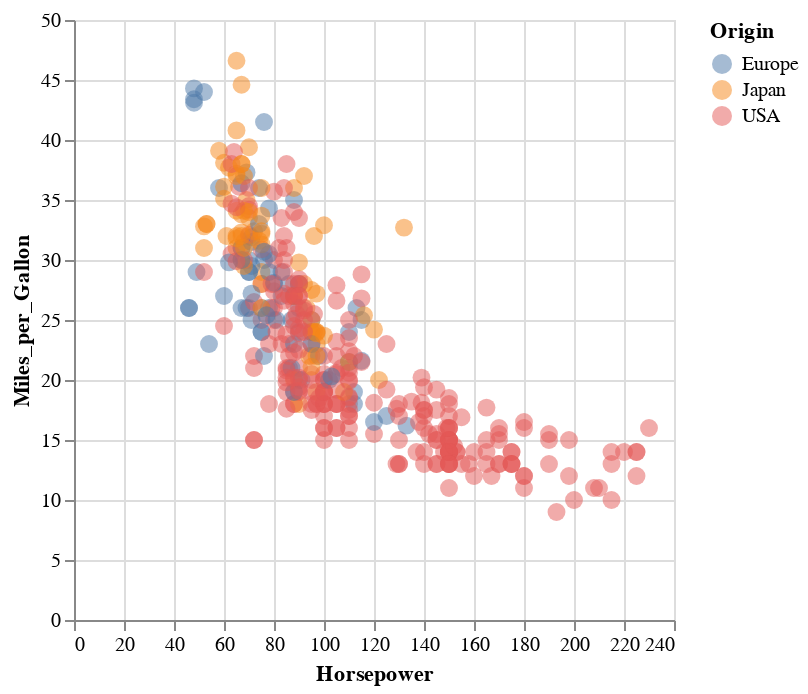

The notebook cell saved with this chart:
### Markdown cell above
### 2.3 Type
There are 2 types of selections:
* **selection_point** - select a single discrete value, by default on click events. Can also use shift-click for multiple.
* **selection_interval** - select a continuous range of values, initiated by mouse drag.

### Code cell
# 2.3.1 multi

# here's an example of multiple selection

#step1 
selection=alt.selection_point()

#step2
colorCondition=alt.condition(selection,"Origin",alt.value("gray"))

hp_mpg.add_params(
    #step3
    selection
).encode(
    #step4
    color=colorCondition,
)

### Figure 1 — Vega-Lite specification as saved in the notebook (floating-point values rounded to 4 significant figures; data arrays with more than 128 entries replaced by an {"elided": "..."} marker saying what was removed)
{"config": {"view": {"continuousWidth": 300, "continuousHeight": 300}}, "data": {"name": "data-8e25068d8b9a578f41a59c91e539d690"}, "mark": {"type": "circle", "opacity": 0.5, "size": 80}, "encoding": {"color": {"condition": {"param": "param_6", "field": "Origin"}, "value": "gray"}, "x": {"field": "Horsepower", "type": "quantitative"}, "y": {"field": "Miles_per_Gallon", "type": "quantitative"}}, "params": [{"name": "param_6", "select": {"type": "point"}}], "$schema": "https://vega.github.io/schema/vega-lite/v5.16.3.json", "datasets": {"data-8e25068d8b9a578f41a59c91e539d690": {"elided": "406 records"}}}
